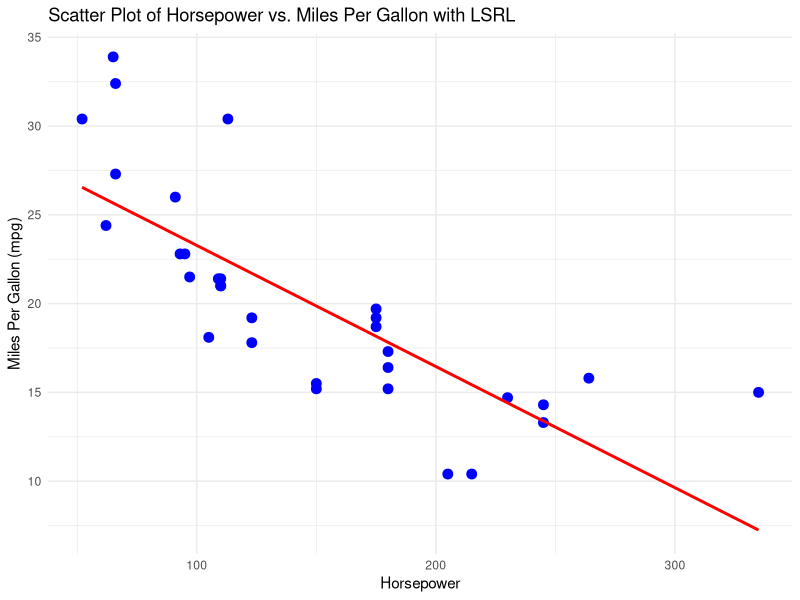
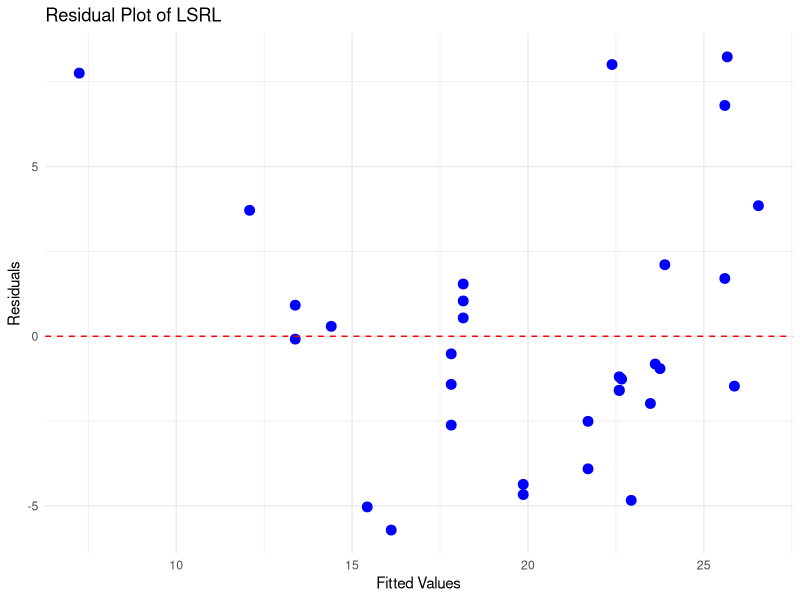

R code for these plots, in order:
# Load necessary package
library(ggplot2)

# View the first few rows of the mtcars dataset
head(mtcars)

# Create a scatter plot with LSRL
plot <- ggplot(data = mtcars, aes(x = hp, y = mpg)) +
  geom_point(color = "blue", size = 3) +
  geom_smooth(method = "lm", color = "red", se = FALSE) +
  labs(title = "Scatter Plot of Horsepower vs. Miles Per Gallon with LSRL",
       x = "Horsepower",
       y = "Miles Per Gallon (mpg)") +
  theme_minimal()

# Print the plot
print(plot)

# Perform linear regression
model <- lm(mpg ~ hp, data = mtcars)

# Print the regression output
print(summary(model))

# Calculate residuals
mtcars$residuals <- residuals(model)
mtcars$fitted_values <- fitted(model)

# Create a residual plot
residual_plot <- ggplot(data = mtcars, aes(x = fitted_values, y = residuals)) +
  geom_point(color = "blue", size = 3) +
  geom_hline(yintercept = 0, color = "red", linetype = "dashed") +
  labs(title = "Residual Plot of LSRL",
       x = "Fitted Values",
       y = "Residuals") +
  theme_minimal()

# Print the residual plot
print(residual_plot)
